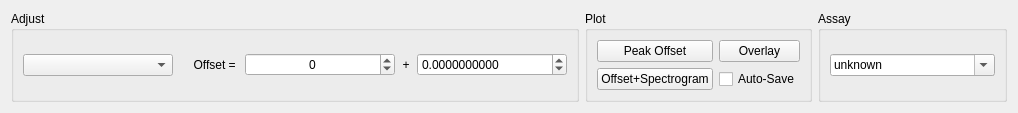
<?xml version="1.0" encoding="UTF-8"?>
<ui version="4.0">
 <class>PeakTrackerTabSettingWidget</class>
 <widget class="QWidget" name="PeakTrackerTabSettingWidget">
  <property name="geometry">
   <rect>
    <x>0</x>
    <y>0</y>
    <width>1018</width>
    <height>109</height>
   </rect>
  </property>
  <property name="windowTitle">
   <string>Form</string>
  </property>
  <layout class="QHBoxLayout" name="horizontalLayout_4">
   <item>
    <widget class="QSplitter" name="splitter">
     <property name="orientation">
      <enum>Qt::Vertical</enum>
     </property>
     <widget class="QWidget" name="layoutWidget">
      <layout class="QHBoxLayout" name="horizontalLayout_3">
       <item>
        <widget class="QGroupBox" name="groupBox">
         <property name="sizePolicy">
          <sizepolicy hsizetype="Preferred" vsizetype="Preferred">
           <horstretch>3</horstretch>
           <verstretch>0</verstretch>
          </sizepolicy>
         </property>
         <property name="title">
          <string>Adjust</string>
         </property>
         <layout class="QHBoxLayout" name="horizontalLayout">
          <item>
           <widget class="QComboBox" name="comboBox"/>
          </item>
          <item>
           <widget class="QLabel" name="FSROffsetLabel">
            <property name="maximumSize">
             <size>
              <width>60</width>
              <height>16777215</height>
             </size>
            </property>
            <property name="text">
             <string>Offset = </string>
            </property>
            <property name="alignment">
             <set>Qt::AlignRight|Qt::AlignTrailing|Qt::AlignVCenter</set>
            </property>
           </widget>
          </item>
          <item>
           <widget class="QSpinBox" name="spinBox">
            <property name="alignment">
             <set>Qt::AlignCenter</set>
            </property>
            <property name="minimum">
             <number>-99</number>
            </property>
           </widget>
          </item>
          <item>
           <widget class="QLabel" name="label_1">
            <property name="maximumSize">
             <size>
              <width>10</width>
              <height>16777215</height>
             </size>
            </property>
            <property name="text">
             <string>+</string>
            </property>
            <property name="alignment">
             <set>Qt::AlignCenter</set>
            </property>
           </widget>
          </item>
          <item>
           <widget class="QDoubleSpinBox" name="doubleSpinBox">
            <property name="decimals">
             <number>10</number>
            </property>
            <property name="minimum">
             <double>-99.989999999999995</double>
            </property>
            <property name="singleStep">
             <double>0.010000000000000</double>
            </property>
           </widget>
          </item>
         </layout>
        </widget>
       </item>
       <item>
        <widget class="QGroupBox" name="groupBox_2">
         <property name="title">
          <string>Plot</string>
         </property>
         <layout class="QGridLayout" name="gridLayout">
          <item row="1" column="0">
           <widget class="QPushButton" name="plotPeakOffsetButton">
            <property name="text">
             <string>Peak Offset</string>
            </property>
           </widget>
          </item>
          <item row="1" column="1">
           <widget class="QPushButton" name="plotOverlayButton">
            <property name="text">
             <string>Overlay</string>
            </property>
           </widget>
          </item>
          <item row="2" column="0">
           <widget class="QPushButton" name="plotOffsetSpectrogramButton">
            <property name="text">
             <string>Offset+Spectrogram</string>
            </property>
           </widget>
          </item>
          <item row="2" column="1">
           <widget class="QCheckBox" name="autoSaveCheckBox">
            <property name="text">
             <string>Auto-Save</string>
            </property>
           </widget>
          </item>
         </layout>
        </widget>
       </item>
       <item>
        <widget class="QGroupBox" name="groupBox_3">
         <property name="sizePolicy">
          <sizepolicy hsizetype="Preferred" vsizetype="Preferred">
           <horstretch>1</horstretch>
           <verstretch>0</verstretch>
          </sizepolicy>
         </property>
         <property name="title">
          <string>Assay</string>
         </property>
         <layout class="QHBoxLayout" name="horizontalLayout_2">
          <item>
           <widget class="QComboBox" name="assayComboBox">
            <property name="editable">
             <bool>true</bool>
            </property>
            <property name="currentText">
             <string>unknown</string>
            </property>
           </widget>
          </item>
         </layout>
        </widget>
       </item>
      </layout>
     </widget>
    </widget>
   </item>
  </layout>
 </widget>
 <resources/>
 <connections/>
</ui>
